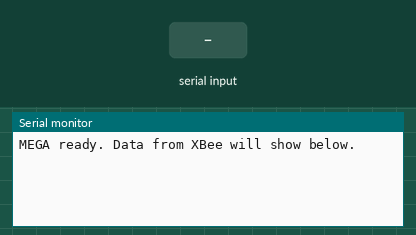
Simulated run of this sketch. Board: Arduino Mega 2560, built with avr-gcc and run on an emulated ATmega2560. Shown: the last lines printed to the serial monitor. The test bench sets the inputs (shaded band).

Above: at 1.2 s.
1.3 s: "1\n" received over Serial
At 1.6 s:
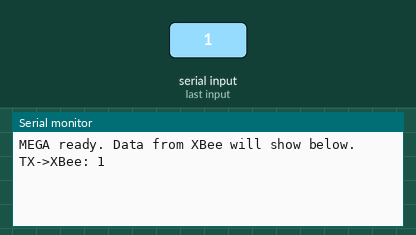
2.8 s: "1\n" received over the second serial link
At 3.9 s:
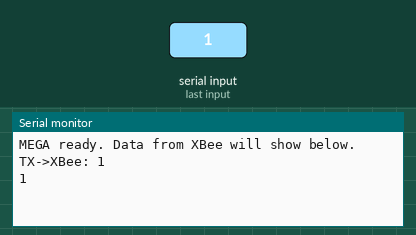
4.3 s: "0\n" received over Serial
At 5.1 s:
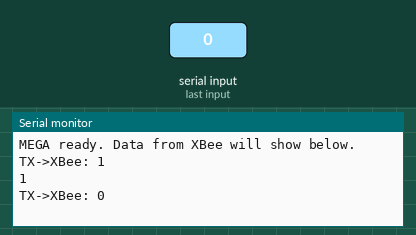
5.8 s: "0\n" received over the second serial link
At 6.2 s:
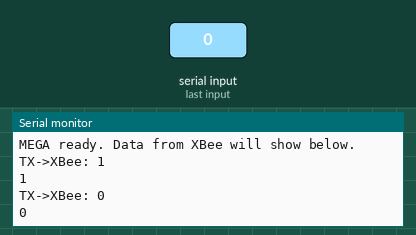

The sketch:

MegaComsTest.ino
```cpp
// MEGA_XBEE.ino
#include <Arduino.h>

void setup() {
  Serial.begin(9600);   // USB monitor
  Serial1.begin(115200);  // Serial1 to XBee (RX1/TX1 hardware pins)
  Serial.println("MEGA ready. Data from XBee will show below.");
}

void loop() {
  // XBee -> USB
  if (Serial1.available()) {
    char c = (char)Serial1.read();
    Serial.write(c);

  }

  // USB -> XBee
  if (Serial.available()) {
    String s = Serial.readStringUntil('\n');
    Serial1.println(s); // send to XBee
    Serial.print("TX->XBee: ");
    Serial.println(s);
  }
}
```

Measured:
- after the input at 1.3 s, the serial monitor: prints a new line at once (image 1)
- after the input at 2.8 s, the serial monitor: prints a new line at once (image 2)
- after the input at 4.3 s, the serial monitor: prints a new line at once (image 3)
- after the input at 5.8 s, the serial monitor: prints a new line at once (image 4)
